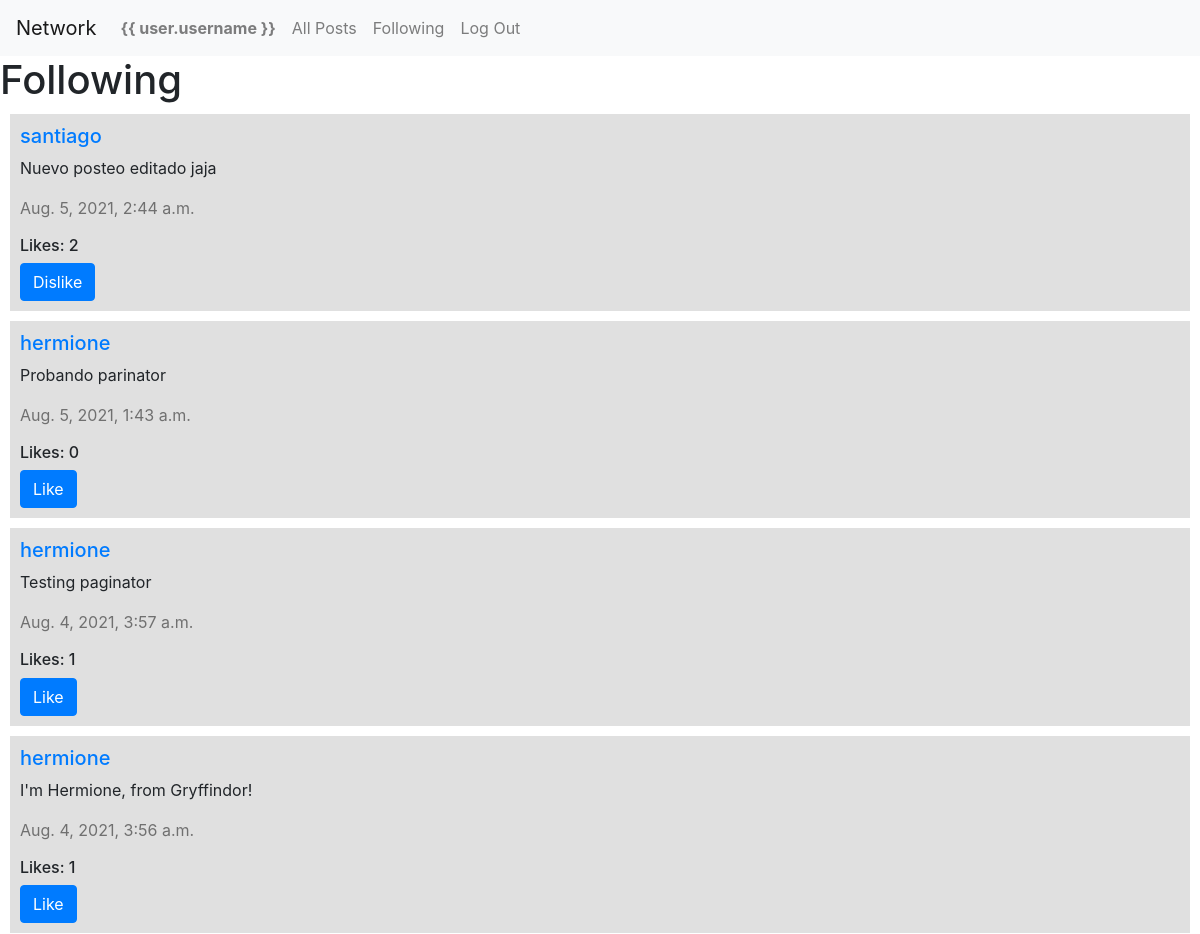
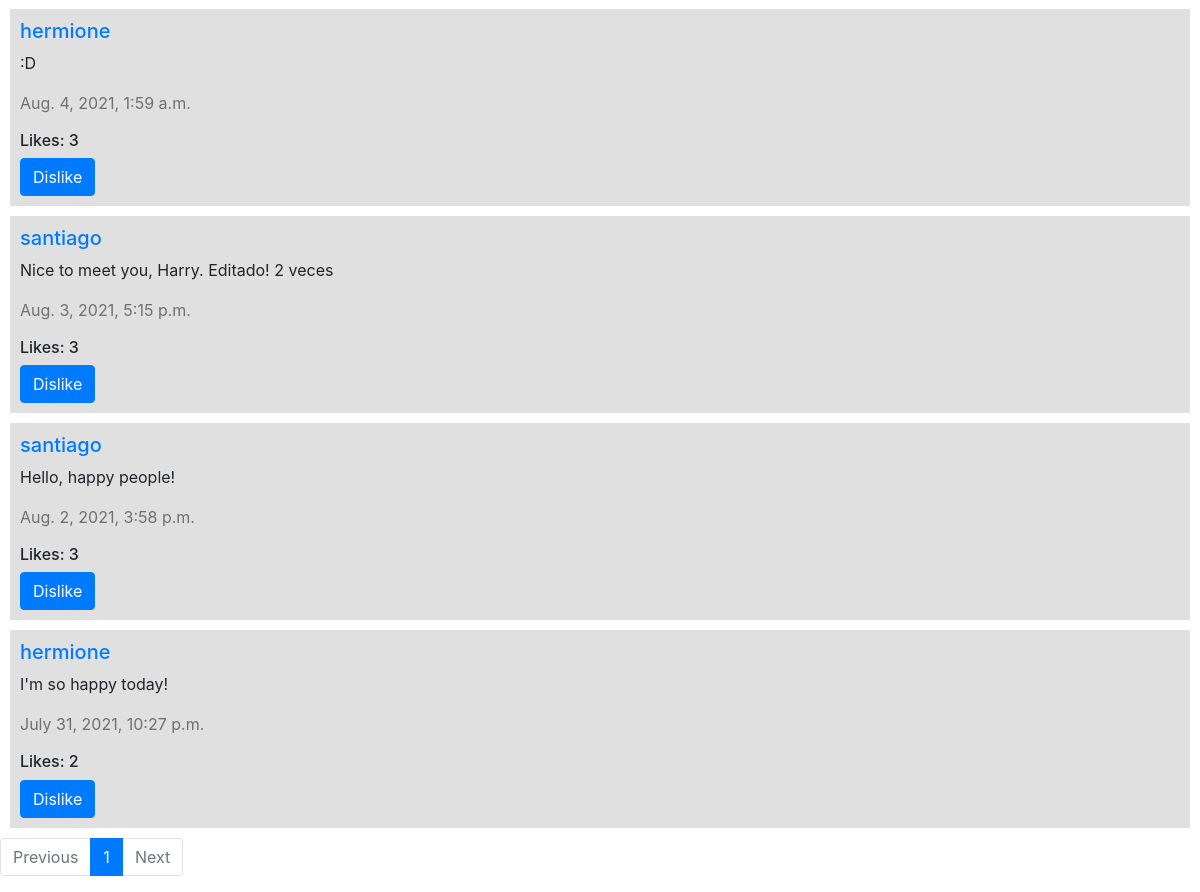
Page /following (signed in) on the committed database (2 pictures, top to bottom).
### network/models.py (models this page shows)
class Post(models.Model):
    user = models.ForeignKey(User, on_delete=models.CASCADE, related_name="posts")
    content = models.CharField(max_length=512)
    timestamp = models.DateTimeField(auto_now_add=True)
    likes = models.ManyToManyField(User, blank=True, related_name="liked_posts")

class User(AbstractUser):
    followers = models.ManyToManyField("self", blank=True, symmetrical=False, related_name="following")

### network/views.py (the view)
# urls.py: path("following", views.following, name="following"),
def following(request):
    user = User.objects.get(username=request.user.username)
    following = user.following.all()
    posts = []
    for post in Post.objects.all().order_by("-timestamp"):
        if post.user in following:
            posts.append(post)
    if request.GET.get("page") != None:
        num_page = request.GET.get("page")
    else:
        num_page = 1
    p = Paginator(posts, 10)
    page = p.page(num_page)
    return render(request, "network/following.html", {
        "num": int(num_page),
        "page": page,
        "num_pages": range(1, p.num_pages+1),
        "last_page": num_page
    })
    return render(request, "network/following.html", {
            "posts": posts
    })

### network/templates/network/following.html (shortened to what this page needs)
{% extends "network/posts.html" %}
{% load static %}
{% block header %}
<h1>Following</h1>
{% endblock %}

### network/templates/network/posts.html (shortened to what this page needs)
{% extends "network/layout.html" %}
{% load static %}
{% block body %}
    {% block header %}
    {% endblock %}
<ul id="posts">
    {% for post in page.object_list %}
    <li class="post">
        <h5><a href="{% url 'profile' post.user.username %}">{{ post.user.username }}</a></h5>
        <p id="post{{ post.id }}-content">{{ post.content }}</p>
        <p class="timestamp">{{ post.timestamp }}</p>
        <div class="likes">
            <h6 id="likes{{ post.id }}">Likes: {{ post.likes.count }}</h6>
            {% if user.is_authenticated %}
            <button class="like-btn btn btn-primary" id="like-btn{{ post.id }}" data-id="{{ post.id }}">
                {% if user not in post.likes.all %}
                Like
                {% else %}
                Dislike
                {% endif %}
            </button>
            {% endif %}
        </div>
    </li>
    {% empty %}
    <li>
        <p>There are no posts.</p>
    </li>
    {% endfor %}
</ul>
<nav aria-label="Page navigation">
    <ul class="pagination">
        {% if page.has_previous %}
        <li class="page-item">
            <a class="page-link" href="?page={{ page.previous_page_number }}">Previous</a>
        </li>
        {% else %}
        <li class="page-item disabled">
            <a class="page-link" href="?page=1">Previous</a>
        </li>
        {% endif %}
        {% for i in num_pages %}
        {% if i == num %}
        <li class="page-item active">
            <a class="page-link" href="?page={{ i }}">
                {{ i }}
            </a>
        </li>
        {% else %}
        <li class="page-item">
            <a class="page-link" href="?page={{ i }}">
                {{ i }}
            </a>
        </li>
        {% endif %}
        {% endfor %}
        {% if page.has_next %}
        <li class="page-item">
            <a class="page-link" href="?page={{ page.next_page_number }}">Next</a>
        </li>
        {% else %}
        <li class="page-item disabled">
            <a class="page-link" href="?page={{ last_page }}">Next</a>
        </li>
        {% endif %}
    </ul>
</nav>
{% endblock %}

### network/static/network/styles.css (style rules this page uses)
#posts { margin: 0; padding: 0; }
.post { padding: 10px; margin: 10px; background-color: rgb(224, 224, 224); list-style-type: none; }
.timestamp { color: rgb(112, 112, 112); }

### rows in the picture
Post: user.username "santiago", content "Nuevo posteo editado jaja", timestamp "Aug. 5, 2021, 2:44 a.m.", likes.count "2", shows "Dislike"
Post: user.username "hermione", content "Probando parinator", timestamp "Aug. 5, 2021, 1:43 a.m.", likes.count "0", shows "Like"
Post: user.username "hermione", content "Testing paginator", timestamp "Aug. 4, 2021, 3:57 a.m.", likes.count "1", shows "Like"
Post: user.username "hermione", content "I'm Hermione, from Gryffindor!", timestamp "Aug. 4, 2021, 3:56 a.m.", likes.count "1", shows "Like"
Post: user.username "hermione", content ":D", timestamp "Aug. 4, 2021, 1:59 a.m.", likes.count "3", shows "Dislike"
Post: user.username "santiago", content "Nice to meet you, Harry. Editado! 2 veces", timestamp "Aug. 3, 2021, 5:15 p.m.", likes.count "3", shows "Dislike"
Post: user.username "santiago", content "Hello, happy people!", timestamp "Aug. 2, 2021, 3:58 p.m.", likes.count "3", shows "Dislike"
Post: user.username "hermione", content "I'm so happy today!", timestamp "July 31, 2021, 10:27 p.m.", likes.count "2", shows "Dislike"

### other values in the picture
{{ i }} "1"
